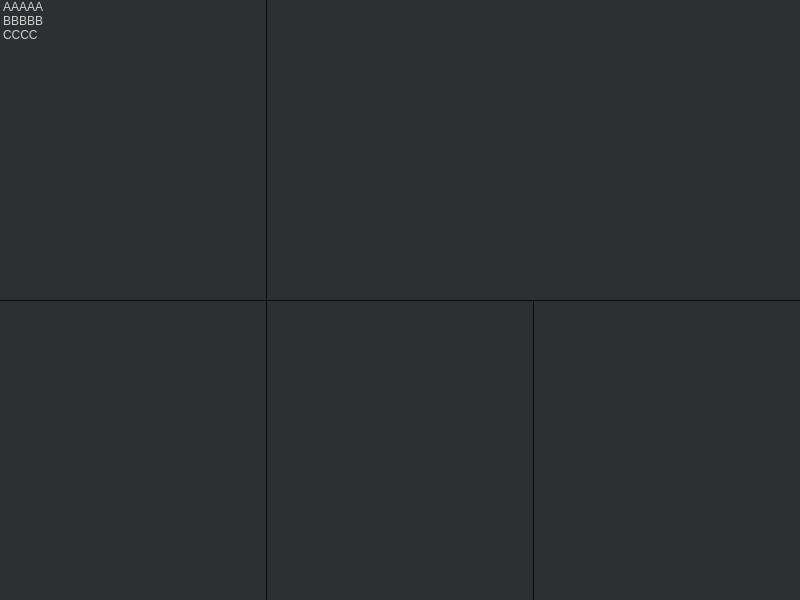
<?xml version="1.0" encoding="UTF-8"?>
<ui version="4.0">
 <class>MainWindow</class>
 <widget class="QMainWindow" name="MainWindow">
  <property name="geometry">
   <rect>
    <x>0</x>
    <y>0</y>
    <width>800</width>
    <height>600</height>
   </rect>
  </property>
  <property name="windowTitle">
   <string>MainWindow</string>
  </property>
  <property name="styleSheet">
   <string notr="true">QMainWindow {
	background-color: rgb(64, 65, 66);
}</string>
  </property>
  <widget class="QWidget" name="centralwidget">
   <property name="enabled">
    <bool>true</bool>
   </property>
   <property name="autoFillBackground">
    <bool>false</bool>
   </property>
   <property name="styleSheet">
    <string notr="true"/>
   </property>
   <layout class="QGridLayout" name="gridLayout">
    <property name="leftMargin">
     <number>0</number>
    </property>
    <property name="topMargin">
     <number>0</number>
    </property>
    <property name="rightMargin">
     <number>0</number>
    </property>
    <property name="bottomMargin">
     <number>0</number>
    </property>
    <item row="0" column="0">
     <widget class="QStackedWidget" name="stackedWidget">
      <property name="currentIndex">
       <number>1</number>
      </property>
      <widget class="QWidget" name="start_page">
       <layout class="QGridLayout" name="gridLayout_4">
        <item row="1" column="1">
         <widget class="QPushButton" name="start_pushButton">
          <property name="sizePolicy">
           <sizepolicy hsizetype="Minimum" vsizetype="Minimum">
            <horstretch>0</horstretch>
            <verstretch>0</verstretch>
           </sizepolicy>
          </property>
          <property name="minimumSize">
           <size>
            <width>330</width>
            <height>330</height>
           </size>
          </property>
          <property name="font">
           <font>
            <pointsize>40</pointsize>
           </font>
          </property>
          <property name="cursor">
           <cursorShape>PointingHandCursor</cursorShape>
          </property>
          <property name="styleSheet">
           <string notr="true">QPushButton {
	color: rgb(64, 65, 66);
	background-color: rgb(190, 192, 193);
	border-radius: 165px;
    border-style: outset;
}</string>
          </property>
          <property name="text">
           <string>START</string>
          </property>
         </widget>
        </item>
        <item row="2" column="1">
         <spacer name="start_midlow_verticalSpacer">
          <property name="orientation">
           <enum>Qt::Vertical</enum>
          </property>
          <property name="sizeHint" stdset="0">
           <size>
            <width>20</width>
            <height>40</height>
           </size>
          </property>
         </spacer>
        </item>
        <item row="1" column="0">
         <spacer name="start_left_horizontalSpacer">
          <property name="orientation">
           <enum>Qt::Horizontal</enum>
          </property>
          <property name="sizeHint" stdset="0">
           <size>
            <width>40</width>
            <height>20</height>
           </size>
          </property>
         </spacer>
        </item>
        <item row="0" column="1">
         <spacer name="start_midup_verticalSpacer">
          <property name="orientation">
           <enum>Qt::Vertical</enum>
          </property>
          <property name="sizeHint" stdset="0">
           <size>
            <width>20</width>
            <height>40</height>
           </size>
          </property>
         </spacer>
        </item>
        <item row="1" column="2">
         <spacer name="start_right_horizontalSpacer">
          <property name="orientation">
           <enum>Qt::Horizontal</enum>
          </property>
          <property name="sizeHint" stdset="0">
           <size>
            <width>40</width>
            <height>20</height>
           </size>
          </property>
         </spacer>
        </item>
       </layout>
      </widget>
      <widget class="QWidget" name="main_page">
       <layout class="QGridLayout" name="gridLayout_3">
        <property name="leftMargin">
         <number>0</number>
        </property>
        <property name="topMargin">
         <number>0</number>
        </property>
        <property name="rightMargin">
         <number>0</number>
        </property>
        <property name="bottomMargin">
         <number>0</number>
        </property>
        <item row="0" column="0">
         <widget class="QGroupBox" name="groupBox">
          <property name="styleSheet">
           <string notr="true">QGroupBox {
	border: none;
}

QListWidget {
	background-color: rgb(46, 47, 48);
	color: rgb(208, 208, 208);
	border: none;
}

QListWidget::item {
	border: none;
}

QListWidget::item:hover {
	background-color: rgb(73, 74, 75);
}

QListWidget::item:selected {
	background-color: rgb(73, 74, 75);
	color: rgb(208, 208, 208);
}


QSplitter::handle {
	background: rgb(6, 8, 10);
}</string>
          </property>
          <property name="title">
           <string/>
          </property>
          <layout class="QGridLayout" name="gridLayout_2" rowstretch="0" columnstretch="0" rowminimumheight="0">
           <property name="leftMargin">
            <number>0</number>
           </property>
           <property name="topMargin">
            <number>0</number>
           </property>
           <property name="rightMargin">
            <number>0</number>
           </property>
           <property name="bottomMargin">
            <number>0</number>
           </property>
           <property name="horizontalSpacing">
            <number>6</number>
           </property>
           <item row="0" column="0">
            <widget class="QSplitter" name="agents_to_logs_splitter">
             <property name="styleSheet">
              <string notr="true"/>
             </property>
             <property name="orientation">
              <enum>Qt::Horizontal</enum>
             </property>
             <property name="handleWidth">
              <number>1</number>
             </property>
             <property name="childrenCollapsible">
              <bool>false</bool>
             </property>
             <widget class="QSplitter" name="agents_to_info_splitter">
              <property name="sizePolicy">
               <sizepolicy hsizetype="Preferred" vsizetype="Preferred">
                <horstretch>0</horstretch>
                <verstretch>0</verstretch>
               </sizepolicy>
              </property>
              <property name="orientation">
               <enum>Qt::Vertical</enum>
              </property>
              <property name="handleWidth">
               <number>1</number>
              </property>
              <widget class="QListWidget" name="agents_listWidget">
               <property name="sizePolicy">
                <sizepolicy hsizetype="Preferred" vsizetype="Preferred">
                 <horstretch>0</horstretch>
                 <verstretch>0</verstretch>
                </sizepolicy>
               </property>
               <property name="focusPolicy">
                <enum>Qt::NoFocus</enum>
               </property>
               <property name="toolTip">
                <string>&lt;html&gt;&lt;head/&gt;&lt;body&gt;&lt;p&gt;Loaded agents list.&lt;/p&gt;&lt;/body&gt;&lt;/html&gt;</string>
               </property>
               <property name="toolTipDuration">
                <number>5000</number>
               </property>
               <property name="whatsThis">
                <string/>
               </property>
               <property name="styleSheet">
                <string notr="true"/>
               </property>
               <property name="editTriggers">
                <set>QAbstractItemView::CurrentChanged|QAbstractItemView::DoubleClicked</set>
               </property>
               <property name="tabKeyNavigation">
                <bool>true</bool>
               </property>
               <property name="showDropIndicator" stdset="0">
                <bool>false</bool>
               </property>
               <property name="alternatingRowColors">
                <bool>false</bool>
               </property>
               <property name="selectionMode">
                <enum>QAbstractItemView::SingleSelection</enum>
               </property>
               <property name="textElideMode">
                <enum>Qt::ElideRight</enum>
               </property>
               <property name="movement">
                <enum>QListView::Static</enum>
               </property>
               <property name="flow">
                <enum>QListView::TopToBottom</enum>
               </property>
               <property name="isWrapping" stdset="0">
                <bool>false</bool>
               </property>
               <property name="resizeMode">
                <enum>QListView::Adjust</enum>
               </property>
               <property name="viewMode">
                <enum>QListView::ListMode</enum>
               </property>
               <property name="uniformItemSizes">
                <bool>false</bool>
               </property>
               <property name="wordWrap">
                <bool>false</bool>
               </property>
               <property name="selectionRectVisible">
                <bool>true</bool>
               </property>
               <property name="itemAlignment">
                <set>Qt::AlignVCenter</set>
               </property>
               <item>
                <property name="text">
                 <string>AAAAA</string>
                </property>
               </item>
               <item>
                <property name="text">
                 <string>BBBBB</string>
                </property>
               </item>
               <item>
                <property name="text">
                 <string>CCCC</string>
                </property>
               </item>
              </widget>
              <widget class="QListWidget" name="agent_info_listWidget">
               <property name="sizePolicy">
                <sizepolicy hsizetype="Preferred" vsizetype="Expanding">
                 <horstretch>0</horstretch>
                 <verstretch>0</verstretch>
                </sizepolicy>
               </property>
               <property name="styleSheet">
                <string/>
               </property>
              </widget>
             </widget>
             <widget class="QSplitter" name="logs_to_errs_splitter">
              <property name="sizePolicy">
               <sizepolicy hsizetype="Expanding" vsizetype="Preferred">
                <horstretch>0</horstretch>
                <verstretch>0</verstretch>
               </sizepolicy>
              </property>
              <property name="orientation">
               <enum>Qt::Vertical</enum>
              </property>
              <property name="handleWidth">
               <number>1</number>
              </property>
              <property name="childrenCollapsible">
               <bool>false</bool>
              </property>
              <widget class="QListWidget" name="logs_listWidget">
               <property name="sizePolicy">
                <sizepolicy hsizetype="Expanding" vsizetype="Expanding">
                 <horstretch>0</horstretch>
                 <verstretch>0</verstretch>
                </sizepolicy>
               </property>
               <property name="styleSheet">
                <string notr="true"/>
               </property>
              </widget>
              <widget class="QSplitter" name="errors_to_criticals_splitter">
               <property name="sizePolicy">
                <sizepolicy hsizetype="Expanding" vsizetype="Preferred">
                 <horstretch>0</horstretch>
                 <verstretch>0</verstretch>
                </sizepolicy>
               </property>
               <property name="styleSheet">
                <string notr="true"/>
               </property>
               <property name="frameShape">
                <enum>QFrame::NoFrame</enum>
               </property>
               <property name="lineWidth">
                <number>0</number>
               </property>
               <property name="orientation">
                <enum>Qt::Horizontal</enum>
               </property>
               <property name="handleWidth">
                <number>1</number>
               </property>
               <property name="childrenCollapsible">
                <bool>false</bool>
               </property>
               <widget class="QListWidget" name="errors_listWidget">
                <property name="sizePolicy">
                 <sizepolicy hsizetype="Expanding" vsizetype="Preferred">
                  <horstretch>0</horstretch>
                  <verstretch>0</verstretch>
                 </sizepolicy>
                </property>
                <property name="styleSheet">
                 <string notr="true"/>
                </property>
               </widget>
               <widget class="QListWidget" name="criticals_listWidget">
                <property name="sizePolicy">
                 <sizepolicy hsizetype="Expanding" vsizetype="Preferred">
                  <horstretch>0</horstretch>
                  <verstretch>0</verstretch>
                 </sizepolicy>
                </property>
                <property name="styleSheet">
                 <string notr="true"/>
                </property>
               </widget>
              </widget>
             </widget>
            </widget>
           </item>
          </layout>
         </widget>
        </item>
       </layout>
      </widget>
     </widget>
    </item>
   </layout>
  </widget>
 </widget>
 <resources/>
 <connections/>
</ui>
